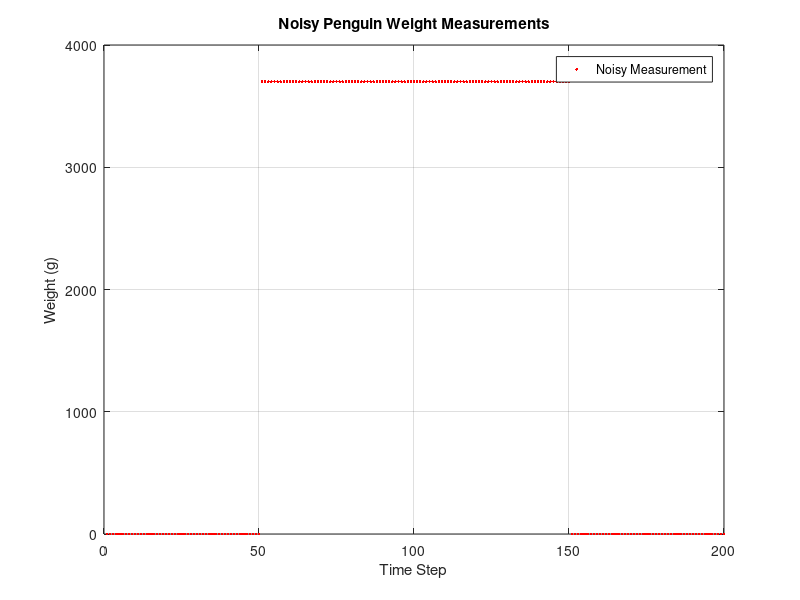

Source code (MATLAB):
% Number of measurements (simulate time steps)
num_steps = 200;

% Simulated true weight (e.g., 3700g for a penguin)
true_weight = 3700;

% Measurement noise standard deviation (sensor noise HX711 load cell)
measurement_noise_std = 0.15e-3;

% Simulate noisy measurements
rng(1);  % for reproducibility
z = zeros(1, num_steps);  % start with no penguin

% Penguin steps on between step 50 and 150
z(51:150) = true_weight + measurement_noise_std * randn(1, 100);

% Kalman filter variables
x = 0;           % initial estimate of weight
P = 1e4;         % initial estimation error covariance (large uncertainty)
Q = 1e-3;        % process noise covariance (adjusted for faster tracking)
R = measurement_noise_std^2;  % measurement noise covariance

% Storage
x_estimates = zeros(1, num_steps);
K_values = zeros(1, num_steps);  % optional: to plot Kalman Gain

% Kalman filter loop
for k = 1:num_steps
    % Predict step
    x_pred = x;
    P_pred = P + Q;  % prediction of error covariance
    
    % Assume penguin is present and moving only if the weight is non-zero
    % For dynamic movement, assume that movement causes increased noise
    if z(k) > 100  % assume penguin is present only if > 100g
        % Increase process noise if the penguin is moving (i.e., weight fluctuates)
        if k > 50 && k < 150  % During the "waddling" period (example)
            Q = 1e-2;  % Increase process noise during movement
            R = (measurement_noise_std * 2)^2;  % Increase measurement noise during movement (waddling)
        else
            Q = 1e-3;  % Lower process noise when penguin is more stable
            R = measurement_noise_std^2;  % Normal measurement noise when stationary
        end

        % Kalman gain
        K = P_pred / (P_pred + R);
        
        % Update step
        x = x_pred + K * (z(k) - x_pred);
        P = (1 - K) * P_pred;
        K_values(k) = K;
    else
        % No update if no penguin
        x = x_pred;
        P = P_pred;
        K_values(k) = 0;
    end

    % Store estimate
    x_estimates(k) = x;
end
% Plot only the noisy measurement
figure;
plot(1:num_steps, z, 'r.');
xlabel('Time Step');
ylabel('Weight (g)');
title('Noisy Penguin Weight Measurements');
legend('Noisy Measurement');
grid on;
